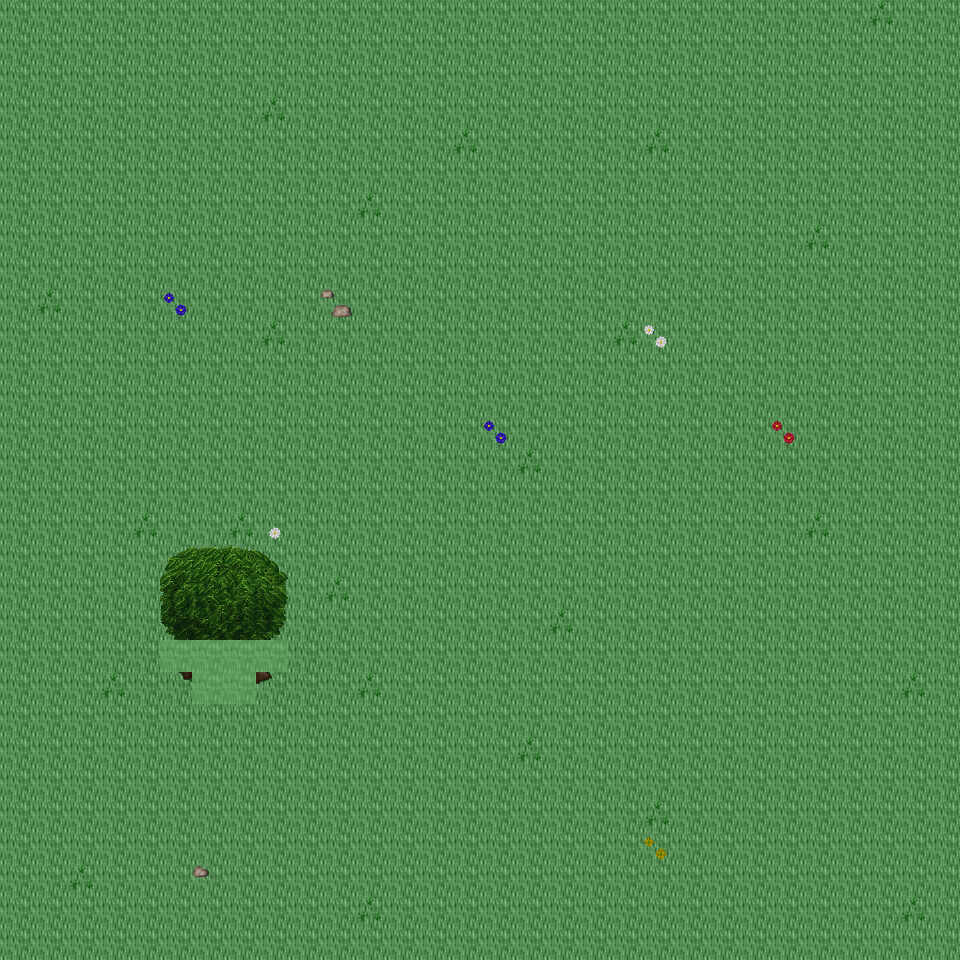

The image is a tile-based game level rendered from a .tmx file. Its description and source (layers, tilesets, objects; grid data summarised) follow:
An orthogonal 30x30 tile map with 32x32 px tiles, 6 tile layers (Ground, Object, Object2, Above, ...), 48 tilesets and 3 objects (3x mapExit).

<map version="1.0" orientation="orthogonal" renderorder="right-down" width="30" height="30" tilewidth="32" tileheight="32" nextobjectid="4">
  <tileset firstgid="1" name="tileset_ground_ground" tilewidth="32" tileheight="32" tilecount="33" columns="3">
    <image source="../drawable/tileset_ground_ground.png" width="96" height="352" />
  </tileset>
  <tileset firstgid="34" name="tileset_building_castle" tilewidth="32" tileheight="32" tilecount="320" columns="20">
    <image source="../drawable/tileset_building_castle.png" width="640" height="512" />
  </tileset>
  <tileset firstgid="354" name="tileset_furniture_carpet_carpets_2" tilewidth="32" tileheight="32" tilecount="12" columns="4">
    <image source="../drawable/tileset_furniture_carpet_carpets_2.png" width="128" height="160" />
  </tileset>
  <tileset firstgid="366" name="tileset_ground_indoor_tiles" tilewidth="32" tileheight="32" tilecount="8" columns="2">
    <image source="../drawable/tileset_ground_indoor_tiles.png" width="64" height="128" />
  </tileset>
  <tileset firstgid="374" name="tileset_ground_water_pool" tilewidth="32" tileheight="32" tilecount="72" columns="3">
    <image source="../drawable/tileset_ground_water_pool.png" width="96" height="768" />
  </tileset>
  <tileset firstgid="446" name="tileset_ground_brown_paving" tilewidth="32" tileheight="32" tilecount="2" columns="2">
    <image source="../drawable/tileset_ground_brown_paving.png" width="64" height="32" />
  </tileset>
  <tileset firstgid="448" name="tileset_ground_spikes" tilewidth="32" tileheight="32" tilecount="1" columns="1">
    <image source="../drawable/tileset_ground_spikes.png" width="32" height="32" />
  </tileset>
  <tileset firstgid="449" name="tileset_ground_ridge_earth_dark" tilewidth="32" tileheight="32" tilecount="96" columns="12">
    <image source="../drawable/tileset_ground_ridge_earth_dark.png" width="384" height="256" />
  </tileset>
  <tileset firstgid="545" name="tileset_plant_grasses" tilewidth="32" tileheight="32" tilecount="6" columns="3">
    <image source="../drawable/tileset_plant_grasses.png" width="96" height="64" />
  </tileset>
  <tileset firstgid="551" name="tileset_ground_water_pool_corners" tilewidth="32" tileheight="32" tilecount="72" columns="3">
    <image source="../drawable/tileset_ground_water_pool_corners.png" width="96" height="768" />
  </tileset>
  <tileset firstgid="623" name="tileset_building_fence_fence_chunky" tilewidth="32" tileheight="32" tilecount="21" columns="3">
    <image source="../drawable/tileset_building_fence_fence_chunky.png" width="96" height="224" />
  </tileset>
  <tileset firstgid="644" name="tileset_ground_earth_edges" tilewidth="32" tileheight="32" tilecount="18" columns="6">
    <image source="../drawable/tileset_ground_earth_edges.png" width="192" height="96" />
  </tileset>
  <tileset firstgid="662" name="tileset_ground_rock_pebbles" tilewidth="32" tileheight="32" tilecount="3" columns="1">
    <image source="../drawable/tileset_ground_rock_pebbles.png" width="32" height="96" />
  </tileset>
  <tileset firstgid="665" name="tileset_ground_square_patch" tilewidth="32" tileheight="32" tilecount="9" columns="3">
    <image source="../drawable/tileset_ground_square_patch.png" width="96" height="96" />
  </tileset>
  <tileset firstgid="674" name="tileset_plant_leaves" tilewidth="32" tileheight="32" tilecount="8" columns="4">
    <image source="../drawable/tileset_plant_leaves.png" width="128" height="64" />
  </tileset>
  <tileset firstgid="682" name="tileset_item_corpse_skull_dark" tilewidth="32" tileheight="32" tilecount="2" columns="2">
    <image source="../drawable/tileset_item_corpse_skull_dark.png" width="64" height="32" />
  </tileset>
  <tileset firstgid="684" name="tileset_item_corpse_skeleton" tilewidth="32" tileheight="32" tilecount="4" columns="2">
    <image source="../drawable/tileset_item_corpse_skeleton.png" width="64" height="64" />
  </tileset>
  <tileset firstgid="688" name="tileset_furniture_table_grey_fancy" tilewidth="32" tileheight="32" tilecount="9" columns="3">
    <image source="../drawable/tileset_furniture_table_grey_fancy.png" width="96" height="96" />
  </tileset>
  <tileset firstgid="697" name="tileset_furniture_table_grey_long" tilewidth="32" tileheight="32" tilecount="4" columns="2">
    <image source="../drawable/tileset_furniture_table_grey_long.png" width="64" height="64" />
  </tileset>
  <tileset firstgid="701" name="tileset_furniture_table_grey_plain" tilewidth="32" tileheight="32" tilecount="9" columns="3">
    <image source="../drawable/tileset_furniture_table_grey_plain.png" width="96" height="96" />
  </tileset>
  <tileset firstgid="710" name="tileset_item_gothic_slab" tilewidth="32" tileheight="32" tilecount="1" columns="1">
    <image source="../drawable/tileset_item_gothic_slab.png" width="32" height="32" />
  </tileset>
  <tileset firstgid="711" name="tileset_logic_creature_gnome" tilewidth="32" tileheight="32" tilecount="6" columns="6">
    <image source="../drawable/tileset_logic_creature_gnome.png" width="192" height="32" />
  </tileset>
  <tileset firstgid="717" name="tileset_logic_creature_animal" tilewidth="32" tileheight="32" tilecount="32" columns="8">
    <image source="../drawable/tileset_logic_creature_animal.png" width="256" height="128" />
  </tileset>
  <tileset firstgid="749" name="tileset_logic_collision" tilewidth="32" tileheight="32" tilecount="1" columns="1">
    <image source="../drawable/tileset_logic_collision.png" width="32" height="32" />
  </tileset>
  <tileset firstgid="750" name="tileset_ground_water_pool_deep" tilewidth="32" tileheight="32" tilecount="72" columns="3">
    <image source="../drawable/tileset_ground_water_pool_deep.png" width="96" height="768" />
  </tileset>
  <tileset firstgid="822" name="tileset_object_suspension_bridge" tilewidth="32" tileheight="32" tilecount="24" columns="3">
    <image source="../drawable/tileset_object_suspension_bridge.png" width="96" height="256" />
  </tileset>
  <tileset firstgid="846" name="tileset_plant_flower_daisy_blue" tilewidth="32" tileheight="32" tilecount="8" columns="2">
    <image source="../drawable/tileset_plant_flower_daisy_blue.png" width="64" height="128" />
  </tileset>
  <tileset firstgid="854" name="tileset_plant_flower_daisy_red" tilewidth="32" tileheight="32" tilecount="8" columns="2">
    <image source="../drawable/tileset_plant_flower_daisy_red.png" width="64" height="128" />
  </tileset>
  <tileset firstgid="862" name="tileset_plant_flower_daisy_white" tilewidth="32" tileheight="32" tilecount="8" columns="2">
    <image source="../drawable/tileset_plant_flower_daisy_white.png" width="64" height="128" />
  </tileset>
  <tileset firstgid="870" name="tileset_plant_flower_daisy_yellow" tilewidth="32" tileheight="32" tilecount="8" columns="2">
    <image source="../drawable/tileset_plant_flower_daisy_yellow.png" width="64" height="128" />
  </tileset>
  <tileset firstgid="878" name="tileset_plant_tree_tree_green" tilewidth="32" tileheight="32" tilecount="80" columns="8">
    <image source="../drawable/tileset_plant_tree_tree_green.png" width="256" height="352" />
  </tileset>
  <tileset firstgid="958" name="tileset_item_banners_flag" tilewidth="32" tileheight="32" tilecount="12" columns="3">
    <image source="../drawable/tileset_item_banners_flag.png" width="96" height="128" />
  </tileset>
  <tileset firstgid="970" name="tileset_item_flagpole" tilewidth="32" tileheight="32" tilecount="3" columns="1">
    <image source="../drawable/tileset_item_flagpole.png" width="32" height="96" />
  </tileset>
  <tileset firstgid="973" name="tileset_furniture_chair_bench_white" tilewidth="32" tileheight="32" tilecount="8" columns="2">
    <image source="../drawable/tileset_furniture_chair_bench_white.png" width="64" height="128" />
  </tileset>
  <tileset firstgid="981" name="tileset_item_statue_flowered_arch" tilewidth="32" tileheight="32" tilecount="24" columns="6">
    <image source="../drawable/tileset_item_statue_flowered_arch.png" width="192" height="128" />
  </tileset>
  <tileset firstgid="1005" name="tileset_building_decoration_block" tilewidth="32" tileheight="32" tilecount="2" columns="2">
    <image source="../drawable/tileset_building_decoration_block.png" width="64" height="32" />
  </tileset>
  <tileset firstgid="1007" name="tileset_building_decoration_orbpedestal" tilewidth="32" tileheight="32" tilecount="2" columns="1">
    <image source="../drawable/tileset_building_decoration_orbpedestal.png" width="32" height="64" />
  </tileset>
  <tileset firstgid="1009" name="tileset_item_statue_urn_with_flowers" tilewidth="32" tileheight="32" tilecount="2" columns="1">
    <image source="../drawable/tileset_item_statue_urn_with_flowers.png" width="32" height="64" />
  </tileset>
  <tileset firstgid="1011" name="tileset_building_decoration_pool" tilewidth="32" tileheight="32" tilecount="9" columns="3">
    <image source="../drawable/tileset_building_decoration_pool.png" width="96" height="96" />
  </tileset>
  <tileset firstgid="1020" name="tileset_item_statue_romanic_art1" tilewidth="32" tileheight="32" tilecount="4" columns="2">
    <image source="../drawable/tileset_item_statue_romanic_art1.png" width="64" height="64" />
  </tileset>
  <tileset firstgid="1024" name="tileset_building_wall_int_clay" tilewidth="32" tileheight="32" tilecount="100" columns="10">
    <image source="../drawable/tileset_building_wall_int_clay.png" width="320" height="320" />
  </tileset>
  <tileset firstgid="1124" name="tileset_ground_green_paving" tilewidth="32" tileheight="32" tilecount="18" columns="3">
    <image source="../drawable/tileset_ground_green_paving.png" width="96" height="192" />
  </tileset>
  <tileset firstgid="1142" name="tileset_logic_protection" tilewidth="32" tileheight="32" tilecount="2" columns="2">
    <image source="../drawable/tileset_logic_protection.png" width="64" height="32" />
  </tileset>
  <tileset firstgid="1144" name="tileset_furniture_other_stick" tilewidth="32" tileheight="32" tilecount="2" columns="1">
    <image source="../drawable/tileset_furniture_other_stick.png" width="32" height="64" />
  </tileset>
  <tileset firstgid="1146" name="tileset_item_scrying_orb" tilewidth="32" tileheight="32" tilecount="8" columns="8">
    <image source="../drawable/tileset_item_scrying_orb.png" width="256" height="32" />
  </tileset>
  <tileset firstgid="1154" name="tileset_light_dim_light_7x5" tilewidth="32" tileheight="32" tilecount="35" columns="7">
    <image source="../drawable/tileset_light_dim_light_7x5.png" width="224" height="160" />
  </tileset>
  <tileset firstgid="1189" name="tileset_light_light_5x5" tilewidth="32" tileheight="32" tilecount="25" columns="5">
    <image source="../drawable/tileset_light_light_5x5.png" width="160" height="160" />
  </tileset>
  <tileset firstgid="1214" name="tileset_furniture_light_lamp_bronze" tilewidth="32" tileheight="32" tilecount="3" columns="1">
    <image source="../drawable/tileset_furniture_light_lamp_bronze.png" width="32" height="96" />
  </tileset>
  <layer name="Ground" width="30" height="30">
    <data>[900 cells, 900 non-empty, 1 distinct tile ids]</data>
  </layer>
  <layer name="Object" width="30" height="30">
    <data>[900 cells, 37 non-empty, 14 distinct tile ids]</data>
  </layer>
  <layer name="Object2" width="30" height="30">
    <data>[900 cells, 0 non-empty, 0 distinct tile ids]</data>
  </layer>
  <layer name="Above" width="30" height="30">
    <data>[900 cells, 14 non-empty, 14 distinct tile ids]</data>
  </layer>
  <layer name="Above2" width="30" height="30">
    <data>[900 cells, 0 non-empty, 0 distinct tile ids]</data>
  </layer>
  <layer name="Walkable" width="30" height="30">
    <data>[900 cells, 6 non-empty, 1 distinct tile ids]</data>
  </layer>
  <objectgroup name="MapEvents">
    <object id="1" name="north" type="mapExit" x="0" y="0" width="960" height="32">
      <properties>
        <property name="map" value="level_0_x221_y26" />
        <property name="x" value="0" />
        <property name="y" value="28" />
      </properties>
    </object>
    <object id="2" name="south" type="mapExit" x="0" y="928" width="960" height="32">
      <properties>
        <property name="map" value="level_0_x221_y28" />
        <property name="x" value="0" />
        <property name="y" value="1" />
      </properties>
    </object>
    <object id="3" name="east" type="mapExit" x="928" y="0" width="32" height="960">
      <properties>
        <property name="map" value="level_0_x222_y27" />
        <property name="x" value="1" />
        <property name="y" value="0" />
      </properties>
    </object>
  </objectgroup>
</map>
